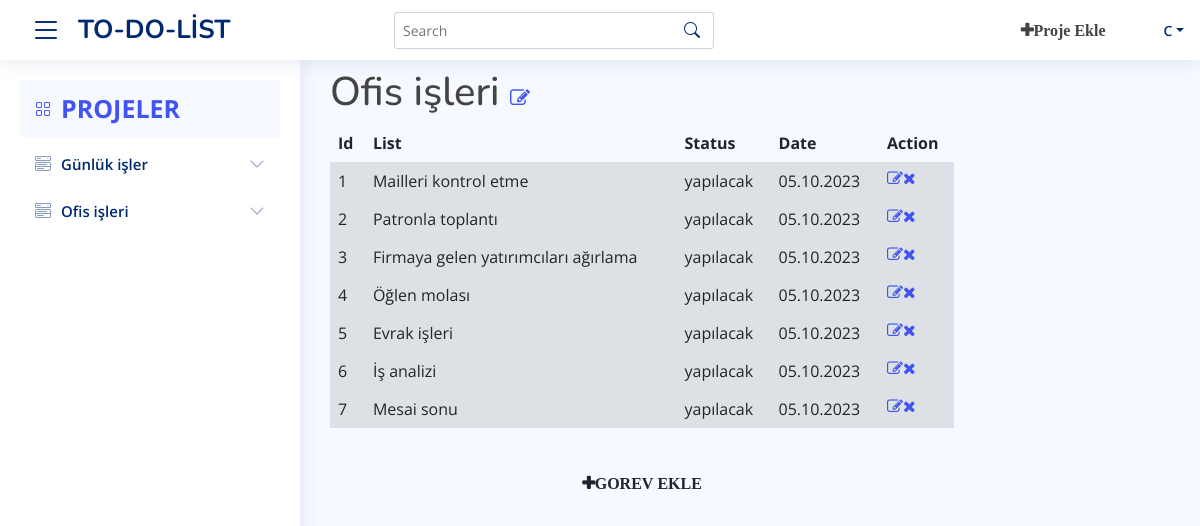
The page /index.php (signed in) on the database its author committed.
### tables this page shows
CREATE TABLE `user` (
  `id` int(11) NOT NULL,
  `username` varchar(250) NOT NULL,
  `password` varchar(100) NOT NULL,
  `is_active` int(11) NOT NULL,
  `partner_id` int(2) NOT NULL
);

CREATE TABLE `projects` (
  `id` int(11) NOT NULL,
  `title` varchar(250) NOT NULL,
  `is_deleted` int(1) DEFAULT 0,
  `user_id` int(1) NOT NULL
);

CREATE TABLE `list` (
  `id` int(11) NOT NULL,
  `title` varchar(250) NOT NULL,
  `projects_id` int(11) NOT NULL,
  `active` int(11) NOT NULL,
  `date` timestamp NOT NULL DEFAULT current_timestamp(),
  `status_list` varchar(100) NOT NULL,
  `is_deleted` int(1) NOT NULL
);

### db.php (called while the page is built, shortened)
<?php
$connect=mysqli_connect("localhost","root","","todolist");
function sql($query){
    GLOBAL $connect;
    return $connect->query($query);
}
?>

### index.php (the view, shortened to what this page needs)
<body>
  <?php
  require_once("db.php");
  require_once("gorevAdd.php");
  require_once("htmlTop.php");
  require_once("header.php");
  require_once("sidebar.php");
  ?>
  <main id="main" class="main mt-5">
    <section class="section dashboard">
      <div class="row">
        <br>
        <?php
        if (!empty($_GET['id'])) {
          $gelenid = $_GET['id'];
        } else {
          $proje = "SELECT * FROM projects ORDER BY id DESC;
";
          $proje2 = mysqli_query($connect, $proje);
          $proje3 = mysqli_fetch_assoc($proje2);
          $gelenid = $proje3['id'];
        }
        $queryname = "SELECT * FROM  projects WHERE id=" . $gelenid;
        $result3 = mysqli_query($connect, $queryname);
        $project = mysqli_fetch_assoc($result3);
        echo '
  <div class="container">
  <div class="row">
  <h1>' . $project["title"] . '
  <a class="fa fa-edit" style="font-size:20px;" href="updateTitle.php?id=' . $project['id'] . '&title=' . $project['title'] . '"> </a>
  </h1>
  <br>
  <div class="col-9 gorevekle text-center">
    <table class="table table-borderless datatable">
  <thead>
    <tr>
      <th scope="col">Id</th>
      <th scope="col">List</th>
      <th scope="col">Status</th>
      <th scope="col">Date</th>
      <th scope="col">Action</th>
    </tr>
  </thead>
  <tbody>
  ';
        if ($gelenid != '' || $gelenid != null) {
          $result2 = sql('Select * from list where is_deleted <> 1 AND projects_id=' . $gelenid);
          $i = 1;
          while ($querylist = mysqli_fetch_assoc($result2)) {
            $tarih = $querylist['date'];
            if (!empty($tarih) && strtotime($tarih)) {
              $trtarih = date("d.m.Y", strtotime($tarih));
            } else {
              $trtarih = "";
            }
            $url = 'update.php?id=' . $querylist['id'] . "&" . 'projects_id=' . $querylist['projects_id'];
            $sil = 'sil.php?id=' . $querylist["id"] . '&' . 'projects_id=' . $querylist['projects_id'];
            echo '<tr class="table-active">';
            echo '<td>' . $i . '</td>';
            echo '<td>' . $querylist["title"] . '</td>';
            echo '<td>' . $querylist["status_list"] . '</td>';
            echo '<td>' . $trtarih . '</td>';
            echo '<td><a class="fa fa-edit" href="' . $url . '"></a>';
            echo '<a href="' . $sil . '" class="fa fa-times" onclick="return confirm(\'Silmek istediğinizden emin misiniz?\')"></a></td>
           </tr> ';
            $i++;
          }
        }
        echo '
        </tbody>
        </table>
        ';
        if (!empty($gelenid)) {
          echo '
          <br>
      <button type="button" class="btn" data-toggle="modal" data-target="#exampleModal2">
        <i class="fa fa-plus" style="font-weight:bold;">GOREV EKLE</i>
      </button>
    ';
        } else {
          echo '';
        }
        ?>
      </div>
      </div>
      </div>
      </div>
      <br>
    </section>
  </main>
</body>
</html>

### htmlTop.php (shortened to what this page needs)
<!DOCTYPE html>
<html lang="en">
<head>
  <link href="assets/vendor/bootstrap/css/bootstrap.min.css" rel="stylesheet">
  <link href="assets/vendor/bootstrap-icons/bootstrap-icons.css" rel="stylesheet">
  <link href="assets/vendor/boxicons/css/boxicons.min.css" rel="stylesheet">
  <link href="assets/vendor/quill/quill.snow.css" rel="stylesheet">
  <link href="assets/vendor/quill/quill.bubble.css" rel="stylesheet">
  <link href="assets/vendor/remixicon/remixicon.css" rel="stylesheet">
  <link href="assets/vendor/simple-datatables/style.css" rel="stylesheet">
  <link rel="stylesheet" href="https://cdnjs.cloudflare.com/ajax/libs/font-awesome/4.0.0/css/font-awesome.css">
  <link rel="stylesheet" href="https://cdnjs.cloudflare.com/ajax/libs/material-design-icons/4.0.0/font/MaterialIcons-Regular.ttf">
  <link href="assets/css/style.css" rel="stylesheet">
</head>

### header.php (shortened to what this page needs)
<header id="header" class="header fixed-top d-flex align-items-center">
  <div class="d-flex align-items-center justify-content-center">
    <i class="bi bi-list toggle-sidebar-btn"></i>
    <a href="index.php" class="logo d-flex mx-3 align-items-center text-center">
      <span class="d-none d-lg-block">TO-DO-LİST</span>
    </a>
<?php
if (isset($_SESSION['id'])) {
  $login = sql("SELECT id,username FROM user WHERE id=" . $_SESSION['id']);
  $login2 = mysqli_fetch_assoc($login);
} else {
  header("Location: pages-login.php");
}
?>
  </div>
  <div class="search-bar  mt-3">
    <form class="search-form d-flex" method="POST" action="#">
      <input type="text" name="query" placeholder="Search" title="Enter search keyword">
      <button type="submit" title="Search"><i class="bi bi-search"></i></button>
    </form>
  </div>
  <nav class="header-nav ms-auto">
    <ul class="d-flex align-items-center">
      <i class="fa fa-plus" data-toggle="modal" data-target="#exampleModal" style="font-weight:bold;margin-right:50px;">Proje Ekle</i>
      <li class="nav-item dropdown pe-3">
        <a class="nav-link nav-profile d-flex align-items-center pe-0" href="#" data-bs-toggle="dropdown">
          <span class="d-none d-md-block dropdown-toggle ps-2"><?php echo $login2['username'] ?></span>
        </a>
      </li>
    </ul>
  </nav>
</header>

### sidebar.php (shortened to what this page needs)
<aside id="sidebar" class="sidebar">
  <ul class="sidebar-nav" id="sidebar-nav">
    <li class="nav-item">
      <a class="nav-link " style="font-size:25px; font-weight:bold;">
        <i class="bi bi-grid"></i>
        <span>PROJELER</span>
      </a>
    </li>
    <?php
    if (isset($_GET['id'])) {
      $id = $_GET["id"];
    } else {
      $id = "";
    }
    $a = $login2['id'];
    $result = sql("Select * from projects where user_id=$a");
    while ($project = mysqli_fetch_assoc($result)) {
      $is_active = ($project['id'] == $id) ? "active" : "";
      echo '
       <li class="nav-item">
      <a class="nav-link collapsed" href="?id=' . $project["id"] . '">
      <i class="bi bi-menu-button-wide ' . $is_active . '"></i><span>
      ' . $project["title"] . '
      </span><i class="bi bi-chevron-down ms-auto"></i>
      </a>
  </li>
    ';
    }
    ?>
  </ul>
</aside>

### assets/css/style.css (style rules this page uses)
:root { scroll-behavior: smooth; }
body { font-family: "Open Sans", sans-serif; background: #f6f9ff; color: #444444; }
a { color: #4154f1; text-decoration: none; }
h1, h2, h3, h4, h5, h6 { font-family: "Nunito", sans-serif; }
#main { margin-top: 60px; padding: 20px 30px; transition: all 0.3s; }
.logo { line-height: 1; }
@media (min-width: 1200px) { .logo { width: 280px; } }
.logo span { font-size: 26px; font-weight: 700; color: #012970; font-family: "Nunito", sans-serif; }
.header { transition: all 0.5s; z-index: 997; height: 60px; box-shadow: 0px 2px 20px rgba(1, 41, 112, 0.1); background-color: #fff; padding-left: 20px; }
.header .toggle-sidebar-btn { font-size: 32px; padding-left: 10px; cursor: pointer; color: #012970; }
.header .search-bar { min-width: 360px; padding: 0 20px; }
.header .search-form { width: 100%; }
.header .search-form input { border: 0; font-size: 14px; color: #012970; border: 1px solid rgba(1, 41, 112, 0.2); padding: 7px 38px 7px 8px; border-radius: 3px; transition: 0.3s; width: 100%; }
.header .search-form button { border: 0; padding: 0; margin-left: -30px; background: none; }
.header .search-form button i { color: #012970; }
.header-nav ul { list-style: none; }
.header-nav>ul { margin: 0; padding: 0; }
.header-nav .nav-profile { color: #012970; }
.header-nav .nav-profile span { font-size: 14px; font-weight: 600; }
.sidebar { position: fixed; top: 60px; left: 0; bottom: 0; width: 300px; z-index: 996; transition: all 0.3s; padding: 20px; overflow-y: auto; scrollbar-width: thin; scrollbar-color: #aab7cf transparent; box-shadow: 0px 0px 20px rgba(1, 41, 112, 0.1); background-color: #fff; }
@media (min-width: 1200px) { #main, #footer { margin-left: 300px; } }
.sidebar-nav { padding: 0; margin: 0; list-style: none; }
.sidebar-nav li { padding: 0; margin: 0; list-style: none; }
.sidebar-nav .nav-item { margin-bottom: 5px; }
.sidebar-nav .nav-link { display: flex; align-items: center; font-size: 15px; font-weight: 600; color: #4154f1; transition: 0.3; background: #f6f9ff; padding: 10px 15px; border-radius: 4px; }
.sidebar-nav .nav-link i { font-size: 16px; margin-right: 10px; color: #4154f1; }
.sidebar-nav .nav-link.collapsed { color: #012970; background: #fff; }
.sidebar-nav .nav-link.collapsed i { color: #899bbd; }
.sidebar-nav .nav-link .bi-chevron-down { margin-right: 0; transition: transform 0.2s ease-in-out; }

### rows shown on the page
user: username "C"
projects: title "Günlük işler"
projects: title "Ofis işleri"
list: title "Mailleri kontrol etme", status_list "yapılacak", date "05.10.2023"
list: title "Patronla toplantı", status_list "yapılacak", date "05.10.2023"
list: title "Firmaya gelen yatırımcıları ağırlama", status_list "yapılacak", date "05.10.2023"
list: title "Öğlen molası", status_list "yapılacak", date "05.10.2023"
list: title "Evrak işleri", status_list "yapılacak", date "05.10.2023"
list: title "İş analizi", status_list "yapılacak", date "05.10.2023"
list: title "Mesai sonu", status_list "yapılacak", date "05.10.2023"
